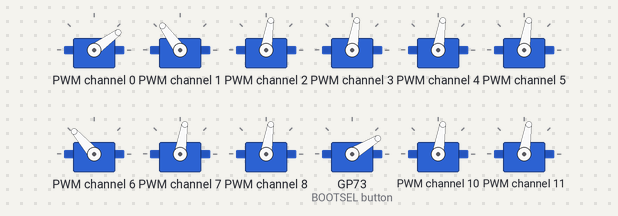
A program run on a simulated Raspberry Pi Pico running MicroPython. Shown: 12 × servo. Servo angles are drawn from the pulse width (0.5 ms = 0°, 2.5 ms = 180°).

Above: at 0.05 s.
Timing chart, 0 to 4.7 s (numbered marks = the images above):
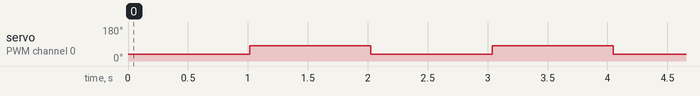

Measured:
- by itself, servo on PWM channel 0: alternates 81° for 1.0 s and 36° for 1.0 s

The program:

basic_move_1.py
```python
from machine import Pin, PWM, I2C
import time

PCA9685_ADDR = 0x40
FREQ = 50.0  # サーボ信号周波数
MAX_DUTY = 4096.0 # 周期内の分割数
MIN_PULSE = 400  # 最小パルス幅　msec at 0°
MAX_PULSE = 2400  # 最大パルス幅  msec at 180°
MAX_DUTY_G = 65025.0 # 周期内の分割数
MIN_PULSE_G = 600  # 最小パルス幅　msec at 0°
MAX_PULSE_G = 2400  # 最大パルス幅  msec at 180°

i2c = I2C(0,scl=Pin(1),sda=Pin(0),freq=100000)
data = bytearray(4)
servos = [PWM(Pin(6)),PWM(Pin(7)),PWM(Pin(8)),PWM(Pin(9)),PWM(Pin(10))]
angles = [[45,135,90, 90,90,90,140,90, 90,40,90,90,90, 90,45,135, 90,90,170,90,90],
          [90,135,90, 90,90,90,140,90, 90,40,90,90,90, 90,45,135, 90,90,170,90,90]]
correct = [0,0,0, 0,0,0,0,0, 0,0,0,0,0, 0,0,0, 0,0,0,0,0]
keyFrame = 0

def reg_write(i2c, addr, reg, data, length):
    msg = bytearray()
    for i in range(length):
        msg.append(data[i])
    i2c.writeto_mem(addr, reg, msg)

data[0] = 0b00010001
reg_write(i2c, PCA9685_ADDR, 0x00, data, 1)
data[0] = 121
reg_write(i2c, PCA9685_ADDR, 0xFE, data, 1)
data[0] = 0b00100001
reg_write(i2c, PCA9685_ADDR, 0x00, data, 1)

while True:
    for i in range(16):
        if angles[keyFrame][i] < 0:
            width = 0
        else:
            width = MAX_DUTY\
            * (MIN_PULSE + (MAX_PULSE - MIN_PULSE) / 180 * (angles[keyFrame][i] + correct[i]))\
            * FREQ / 1000000
        data[0] = 0x00
        data[1] = 0x00
        data[2] = 0x00ff & int(width)
        data[3] = (0xff00 & int(width))>>8
        reg_write(i2c, PCA9685_ADDR, 0x06+i*4, data, 4)

    for i in range(16,21):
        servos[i-16].freq(50)
        if angles[keyFrame][i]<0:
            servos[i-16].duty_u16(0)
        else:
            width = MAX_DUTY_G\
            * (MIN_PULSE_G + (MAX_PULSE_G - MIN_PULSE_G) / 180 * (angles[keyFrame][i] + correct[i]))\
            * FREQ / 1000000
            servos[i-16].duty_u16(int(width))

    keyFrame+=1
    if keyFrame > 1:
        keyFrame = 0
    time.sleep(1)
```
